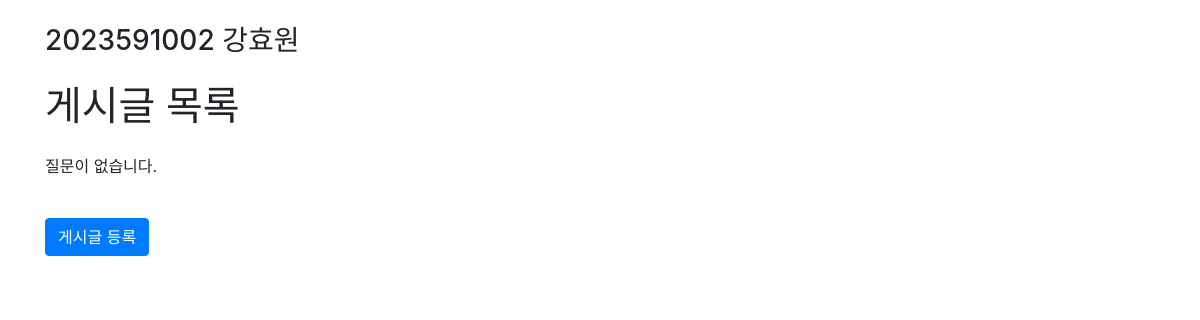
Before: /board/list/ with the older database file.
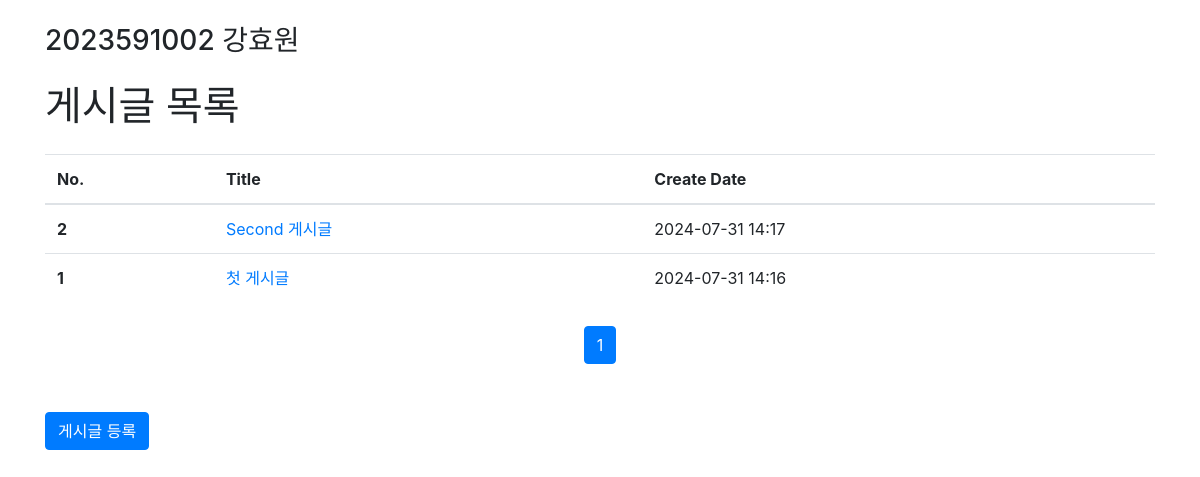
After: the same page with the newer database file.
### board/models.py (models this page shows)
class Board(models.Model):
    board_id = models.AutoField(primary_key=True)
    title = models.CharField(max_length=100)
    content = models.TextField()
    user_id = models.CharField(max_length=50)
    createdAt = models.DateTimeField(auto_now_add=True)
    updatedAt = models.DateTimeField(auto_now=True)

### board/views.py (the view)
# urls.py: path('list/', views.index, name='index'),
def index(request):
    board_list = Board.objects.all().order_by('-createdAt')
    paginator = Paginator(board_list, 5)
    page_number = request.GET.get('page')
    page_obj = paginator.get_page(page_number)
    context = {
        'page_obj' : page_obj,
        'user' : request.session.get('user')
    }
    return render(request, 'board/board_list.html', context)

### templates/board/board_list.html (shortened to what this page needs)
<!DOCTYPE html>
<html lang="ko">
<head>
    <link href="https://stackpath.bootstrapcdn.com/bootstrap/4.5.2/css/bootstrap.min.css" rel="stylesheet">
</head>
<body>
<div class="container">
    <h3 class="my-4">2023591002 강효원</h3>
</div>
<div class="container">
    <h1 class="my-4">게시글 목록</h1>
    {% if page_obj %}
        <table class="table">
            <thead>
            <tr>
                <th scope="col">No.</th>
                <th scope="col">Title</th>
                <th scope="col">Create Date</th>
            </tr>
            </thead>
            <tbody>
            {% for board in page_obj %}
            <tr>
                <th scope="row">{{ board.board_id }}</th>
                <td><a href="{% url 'board:detail' board.board_id %}">{{ board.title }}</a></td>
                <td>{{ board.createdAt|date:"Y-m-d H:i" }}</td>
            </tr>
            {% endfor %}
            </tbody>
        </table>
        <nav aria-label="Page navigation">
            <ul class="pagination justify-content-center my-4">
                {% for num in page_obj.paginator.page_range %}
                    {% if page_obj.number == num %}
                        <li class="page-item active">
                            <a class="page-link" href="?page={{ num }}">{{ num }}</a>
                        </li>
                    {% elif num > page_obj.number|add:'-5' and num < page_obj.number|add:'5' %}
                        <li class="page-item">
                            <a class="page-link" href="?page={{ num }}">{{ num }}</a>
                        </li>
                    {% endif %}
                {% endfor %}
            </ul>
        </nav>
    {% else %}
        <p>질문이 없습니다.</p>
    {% endif %}
    <a href="{% url 'board:create_board' %}" class="btn btn-primary my-4">게시글 등록</a>
</div>
</body>
</html>

Changed rows visible on the page:
added Board: board_id "2", title "Second 게시글", createdAt "2024-07-31 14:17"
added Board: board_id "1", title "첫 게시글", createdAt "2024-07-31 14:16"
Other visible differences:
text no longer shown: "질문이 없습니다."
text now shown: "No. Title Create Date"
new list line: "1"
